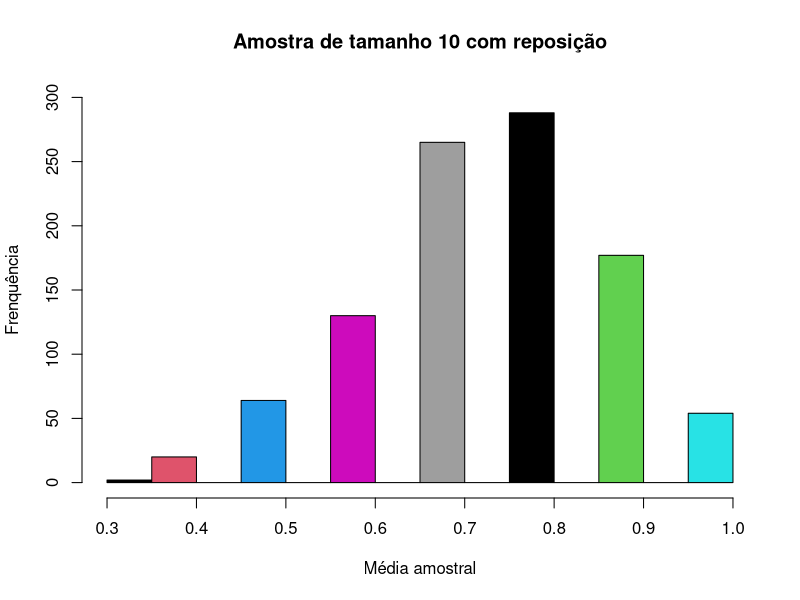
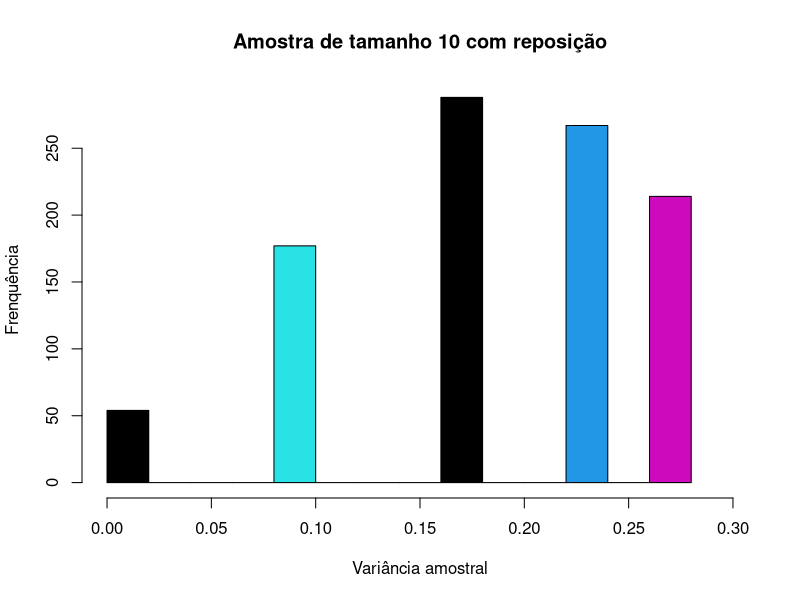
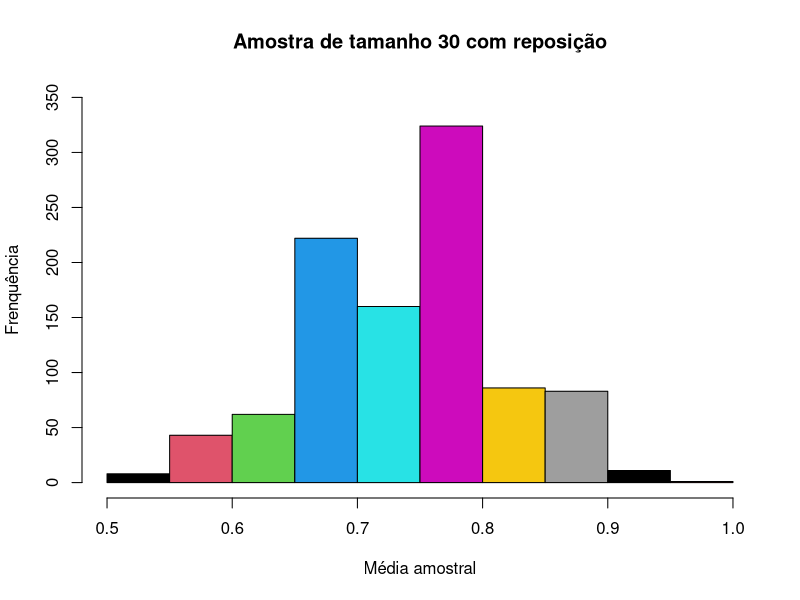
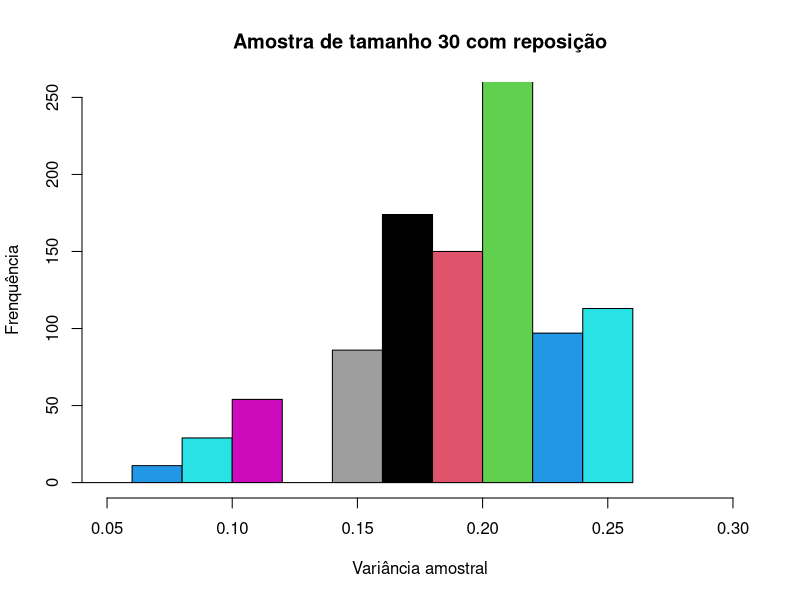
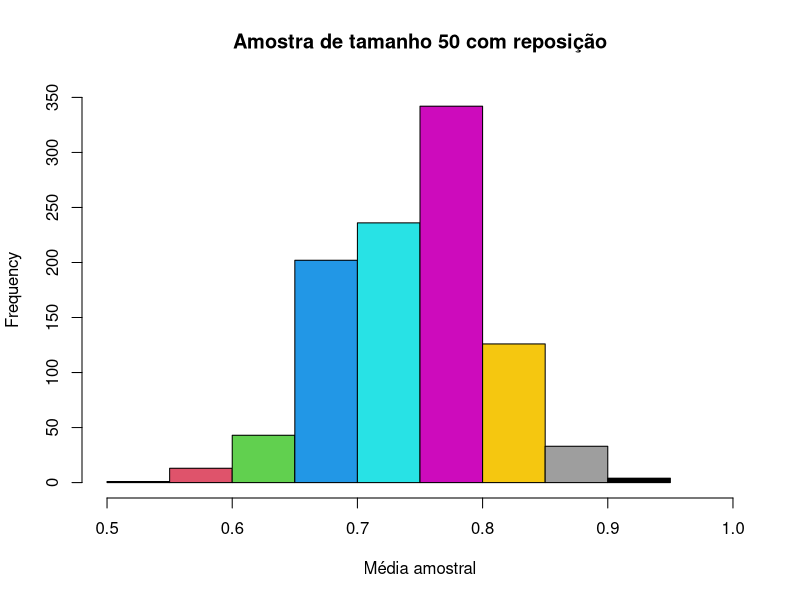
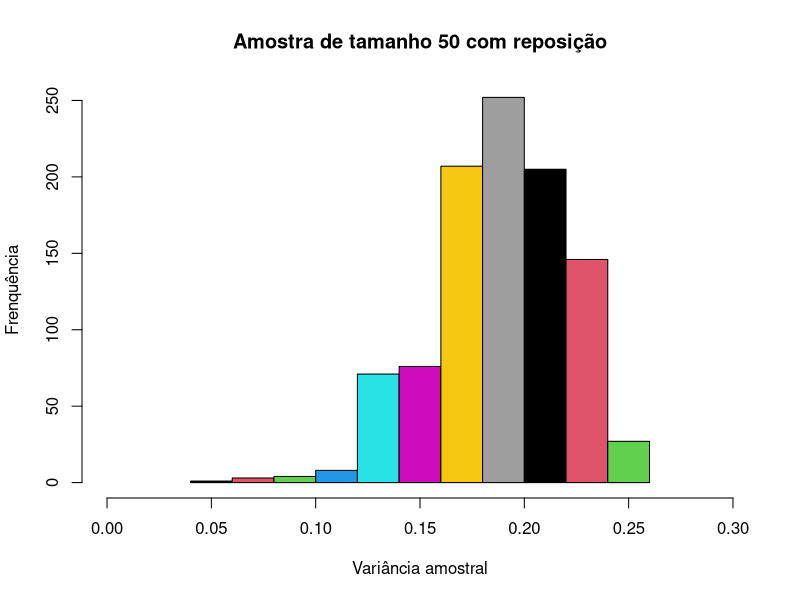
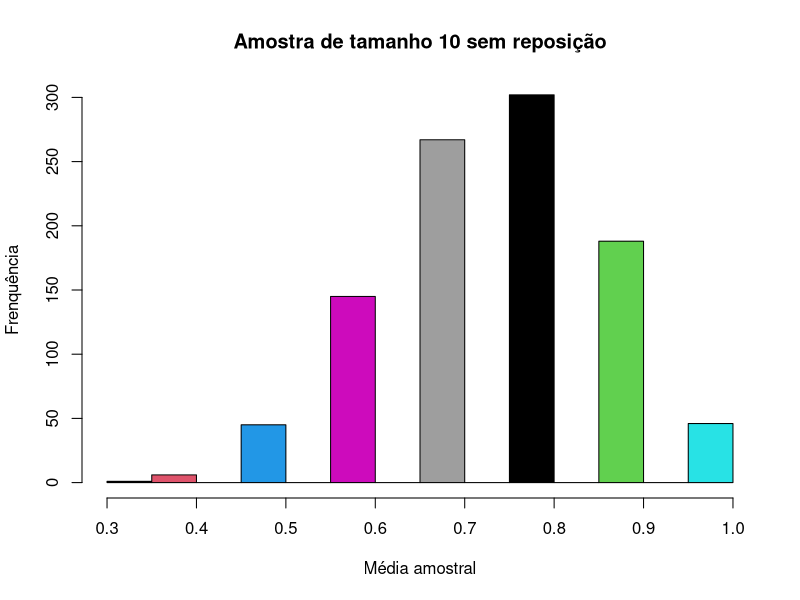
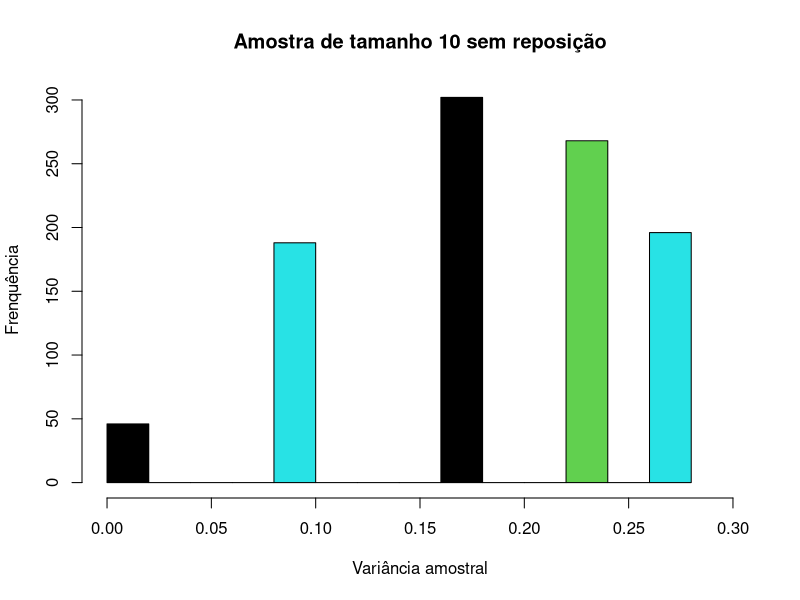

The R source for these figures, in order:
populacaoEleitores <- numeric(100)
for(i in 1:75) {
  populacaoEleitores[i] <- 1
}

calcMediaVar <- function(pop,n, repo) {
  media <- numeric(1000);
  variancia <- numeric(1000);
  for(i in 1:1000) {
    amostra <- sample(pop, size = n, replace = repo);
    media[i] <- mean(amostra);
    variancia[i] <- var(amostra);
  }
  retorno <- matrix(nrow = 2, ncol = 1000);
  retorno[1,] <- media;
  retorno[2,] <- variancia;
  return(retorno);
}

# 1- a) com reposicao
tam10Com <- calcMediaVar(populacaoEleitores, 10, TRUE);
hist(tam10Com[1,], main = "Amostra de tamanho 10 com reposição", xlab = "Média amostral", ylim = range(0, 300), col = c(1,2,3,4,5,6,7,8,9), ylab = "Frenquência")
hist(tam10Com[2,], main = "Amostra de tamanho 10 com reposição", xlab = "Variância amostral", xlim = range(0, 0.3), col = c(1,2,3,4,5,6,7,8), ylab = "Frenquência")

tam30Com <- calcMediaVar(populacaoEleitores,30, TRUE);
hist(tam30Com[1,], main = "Amostra de tamanho 30 com reposição", xlab = "Média amostral", ylim = range(0, 350), xlim = range(0.5,1) ,col = c(1,2,3,4,5,6,7,8), ylab = "Frenquência")
hist(tam30Com[2,], main = "Amostra de tamanho 30 com reposição", xlab = "Variância amostral", ylim = range(0, 250), xlim = range(0.05, 0.3), col = c(1,2,3,4,5,6,7,8), ylab = "Frenquência")

tam50Com <- calcMediaVar(populacaoEleitores, 50, TRUE);
hist(tam50Com[1,], main = "Amostra de tamanho 50 com reposição", xlab = "Média amostral", ylim = range(0, 350), col = c(1,2,3,4,5,6,7,8,9), xlim=range(0.5,1));
hist(tam50Com[2,], main = "Amostra de tamanho 50 com reposição", xlab = "Variância amostral", xlim = range(0, 0.3), col = c(1,2,3,4,5,6,7,8), ylab = "Frenquência");

# 1- b) sem reposicao
tam10Sem <- calcMediaVar(populacaoEleitores, 10, FALSE);
hist(tam10Sem[1,], main = "Amostra de tamanho 10 sem reposição", xlab = "Média amostral", ylim = range(0, 300), col = c(1,2,3,4,5,6,7,8,9), ylab = "Frenquência");
hist(tam10Sem[2,], main = "Amostra de tamanho 10 sem reposição", xlab = "Variância amostral", xlim = range(0, 0.3), col = c(1,2,3,4,5,6,7,8,9), ylab = "Frenquência");

tam30Sem <- calcMediaVar(populacaoEleitores, 30, FALSE);
hist(tam30Sem[1,], main = "Amostra de tamanho 30 sem reposição", xlab = "Média amostral", ylim = range(0, 350), xlim = range(0.5,1),col = c(1,2,3,4,5,6,7,8,9), ylab = 'Frenquência')
hist(tam30Sem[2,], main = "Amostra de tamanho 30 sem reposição", xlim=range(0.05,0.30),xlab = "Variância amostral",col = c(1,2,3,4,5,6,7,8), ylim = range(0, 350), ylab = 'Frenquência')

tam50Sem <- calcMediaVar(populacaoEleitores, 50, FALSE);
hist(x=tam50Sem[1,], main = "Amostra de tamanho 50 sem reposição", xlab = "Média amostral", ylim = range(0, 200), col = c(1,2,3,4,5,6,7,8,9), xlim = range(0.60, 0.90), ylab = 'Frenquência')
hist(x=tam50Sem[2,], main = "Amostra de tamanho 50 sem reposição", xlab = "Variância amostral", xlim = range(0.1, 0.25), ylim = range(0, 200),col = c(1,2,3,4,5,6,7,8),  ylab = 'Frenquência')


#   1-c)
mediaPopulacional <- mean(populacaoEleitores) # media populacional
varianciaPopulacional <- var(populacaoEleitores) # variancia populacional
mediaPopulacional
varianciaPopulacional

#   2)
mediaPoisson <- numeric(1000);
varianciaPoisson <- numeric(1000);
for(i in 1:1000) {
  amostraPois <- rpois(100,lambda = 10);
  mediaPoisson[i] <- mean(amostraPois);
  varianciaPoisson[i] <- var(amostraPois);
}
hist(mediaPoisson)
hist(varianciaPoisson)
hist(mediaPoisson, main = "Média populacional X ~ Poisson(10)", xlab = "Média", ylab="Frenquência", col = c(22,11,44,55,82), xlim = range(9, 11.5))
hist(varianciaPoisson, main = "Variância populacional X ~ Poisson(10)", xlab = "Variância", ylab="Frenquência", col = c(22,11,44,55,82), xlim = range(4,16))
# E(X) = lambda e Var(X) = lambda,no modelo de Poisson. Entao, media = var = 10

#   3)
estimadorT <- numeric(1000);
for(i in 1:1000) {
  amostraExp <- rexp(100, 5);
  estimadorT[i] <- 1/(mean(amostraExp));
}
mean(estimadorT)
var(estimadorT)
hist(estimadorT, main = "Histograma do Estimador T", xlim = range(3, 8), ylab = "Frequência", col = c(1,2,3,5))